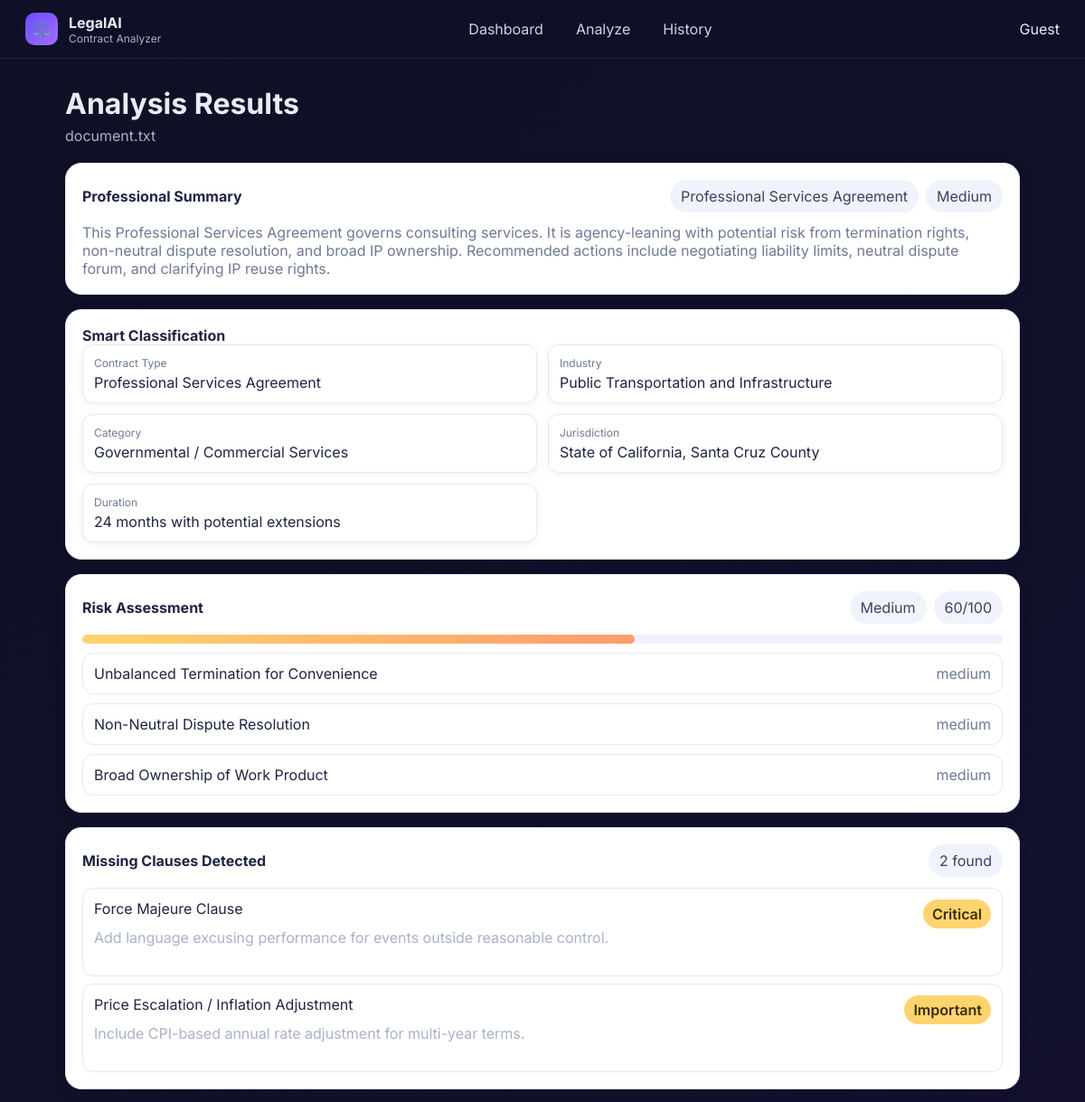
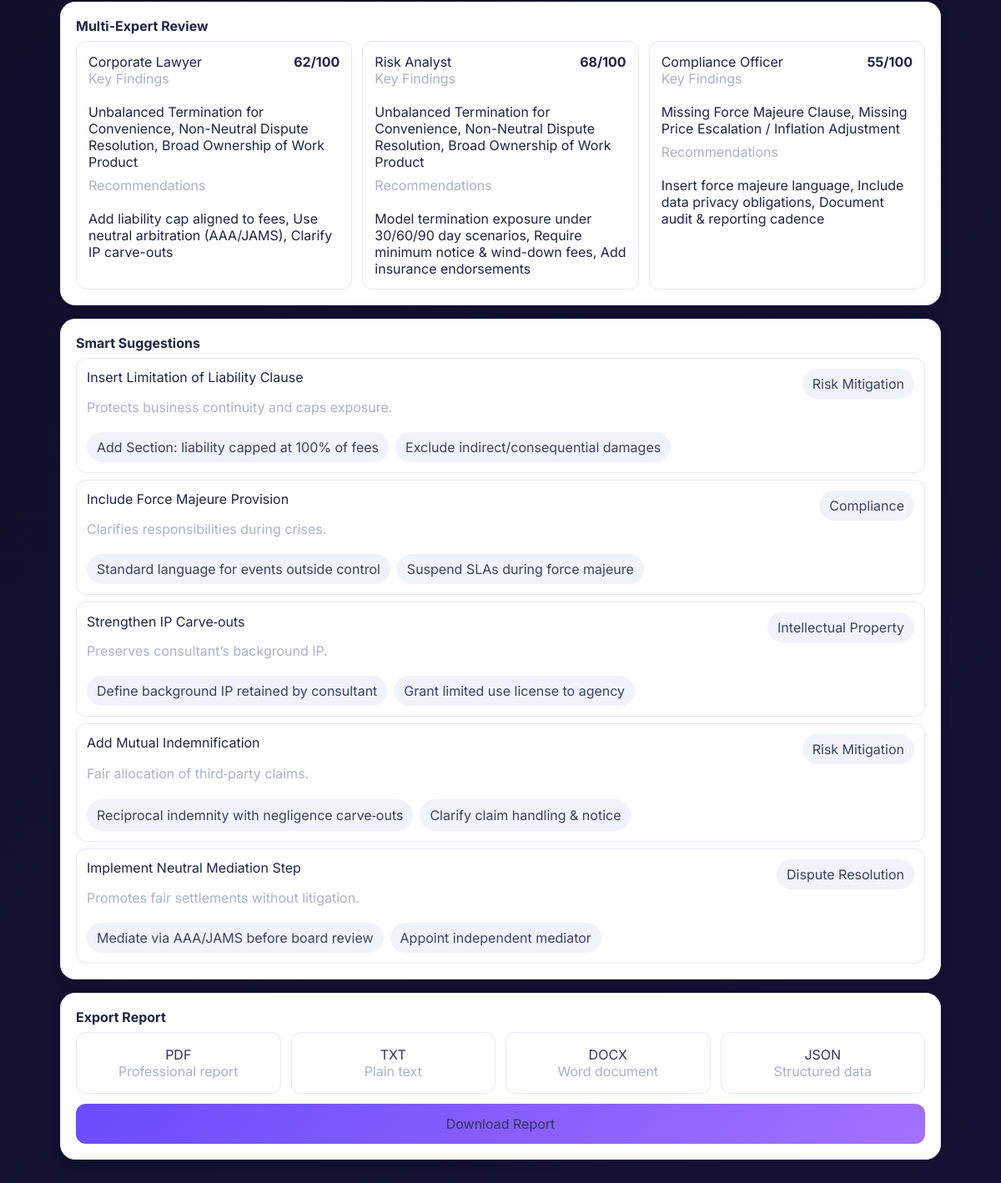
The page /results/7 on the database its author committed (2 pictures, top to bottom).
### app/models.py (models this page shows)
class Analysis(Base):
    __tablename__ = "analyses"
    id = Column(Integer, primary_key=True, index=True)
    user_id = Column(Integer, ForeignKey("users.id"))
    filename = Column(String(255), nullable=False)
    contract_type = Column(String(255), default="-")
    risk_level = Column(String(50), default="-")
    status = Column(String(50), default="Analyzing")
    created_at = Column(DateTime, default=datetime.utcnow)
    updated_at = Column(DateTime, default=datetime.utcnow, onupdate=datetime.utcnow)
    features = Column(String(255), default="")
    summary = Column(Text, default="")
    classification = Column(Text, default="")
    risk_assessment = Column(Text, default="")
    missing_clauses = Column(Text, default="")
    experts_review = Column(Text, default="")
    suggestions = Column(Text, default="")
    json_result = Column(Text, default="")
    user = relationship("User", back_populates="analyses")

### app/main.py (the view)
@app.get("/results/{analysis_id}", response_class=HTMLResponse)
async def results_page(analysis_id: int, request: Request, db: Session = Depends(db_dep)):
    a = db.query(Analysis).filter(Analysis.id == analysis_id).first()
    if not a:
        return RedirectResponse("/history")
    import json
    cls = json.loads(a.classification) if a.classification else {}
    risk = json.loads(a.risk_assessment) if a.risk_assessment else {}
    miss = json.loads(a.missing_clauses) if a.missing_clauses else []
    exp = json.loads(a.experts_review) if a.experts_review else []
    sug = json.loads(a.suggestions) if a.suggestions else []
    return templates.TemplateResponse("results.html", {"request": request, "user": {"name":"Guest"}, "item": a, "cls": cls, "risk": risk, "miss": miss, "exp": exp, "sug": sug})

### templates/results.html
{% extends "base.html" %}
{% block content %}
  <div class="heading">Analysis Results</div>
  <div class="sub">{{ item.filename }}</div>
  <div class="section purple">
    <div class="section-header">
      <div class="section-title">Professional Summary</div>
      <div class="chips">
        <span class="chip">{{ item.contract_type }}</span>
        <span class="chip">{{ item.risk_level if item.risk_level!='-' else 'Unknown' }}</span>
      </div>
    </div>
    {% if item.summary %}
    <div class="section-sub">{{ item.summary }}</div>
    {% endif %}
  </div>
  {% set features = item.features %}
  {% if cls and ('full' in features or 'classification' in features) %}
  <div class="section">
    <div class="section-title">Smart Classification</div>
    <div class="box-grid">
      <div class="box">
        <div class="label">Contract Type</div>
        <div>{{ cls.contract_type }}</div>
      </div>
      <div class="box">
        <div class="label">Industry</div>
        <div>{{ cls.industry }}</div>
      </div>
      <div class="box">
        <div class="label">Category</div>
        <div>{{ cls.category }}</div>
      </div>
      <div class="box">
        <div class="label">Jurisdiction</div>
        <div>{{ cls.jurisdiction }}</div>
      </div>
      <div class="box">
        <div class="label">Duration</div>
        <div>{{ cls.duration }}</div>
      </div>
    </div>
  </div>
  {% endif %}
  {% if risk and ('full' in features or 'risk' in features) %}
  <div class="section">
    <div class="section-header">
      <div class="section-title">Risk Assessment</div>
      <div class="chips"><span class="chip">{{ risk.level }}</span><span class="chip">{{ risk.score }}/100</span></div>
    </div>
    <div class="risk-bar"><div class="fill" style="width:{{ risk.score }}%"></div></div>
    <div class="list" style="margin-top:10px">
      {% for f in risk.factors %}
      <div class="list-item">
        <div>{{ f.title }}</div>
        <div class="sev">{{ f.severity }}</div>
      </div>
      {% endfor %}
    </div>
  </div>
  {% endif %}
  {% if miss and ('full' in features or 'missing' in features) %}
  <div class="section">
    <div class="section-header">
      <div class="section-title">Missing Clauses Detected</div>
      <div class="chip">{{ miss|length }} found</div>
    </div>
    {% for m in miss %}
    <div class="missing-card" style="margin-top:8px">
      <div class="row" style="justify-content:space-between">
        <div>{{ m.title }}</div>
        <span class="badge">{{ m.level }}</span>
      </div>
      <div class="sub">{{ m.suggestion }}</div>
    </div>
    {% endfor %}
  </div>
  {% endif %}
  {% if exp and ('full' in features or 'experts' in features) %}
  <div class="section">
    <div class="section-title">Multi-Expert Review</div>
    <div class="expert-grid" style="margin-top:8px">
      {% for e in exp %}
      <div class="expert">
        <div class="row" style="justify-content:space-between;align-items:center">
          <div>{{ e.persona }}</div>
          <div class="score">{{ e.score }}/100</div>
        </div>
        <div class="sub">Key Findings</div>
        <div>{{ ', '.join(e.key_findings) }}</div>
        <div class="sub" style="margin-top:8px">Recommendations</div>
        <div>{{ ', '.join(e.recommendations) }}</div>
      </div>
      {% endfor %}
    </div>
  </div>
  {% endif %}
  {% if sug and ('full' in features or 'suggestions' in features) %}
  <div class="section">
    <div class="section-title">Smart Suggestions</div>
    {% for s in sug %}
    <div class="suggestion-card" style="margin-top:8px">
      <div class="row" style="justify-content:space-between">
        <div>{{ s.title }}</div>
        <div class="pill">{{ s.tags|join(', ') }}</div>
      </div>
      <div class="sub">{{ s.rationale }}</div>
      <div class="chips" style="margin-top:8px">
        {% for a in s.actions %}
        <span class="chip">{{ a }}</span>
        {% endfor %}
      </div>
    </div>
    {% endfor %}
  </div>
  {% endif %}
  <div class="section">
    <div class="section-title">Export Report</div>
    <div class="export-grid" style="margin-top:8px">
      <a href="/export/{{ item.id }}?fmt=pdf" class="export-box">PDF<br><span class="sub">Professional report</span></a>
      <a href="/export/{{ item.id }}?fmt=txt" class="export-box">TXT<br><span class="sub">Plain text</span></a>
      <a href="/export/{{ item.id }}?fmt=docx" class="export-box">DOCX<br><span class="sub">Word document</span></a>
      <a href="/export/{{ item.id }}?fmt=json" class="export-box">JSON<br><span class="sub">Structured data</span></a>
    </div>
    <a href="/export/{{ item.id }}?fmt=pdf" class="cta-wide">Download Report</a>
  </div>
{% endblock %}

### static/styles.css (style rules this page uses)
* { box-sizing:border-box }
body { margin:0;font-family:Inter,system-ui,-apple-system,Segoe UI,Roboto }
.bg { min-height:100vh;background:linear-gradient(135deg,#0f1025 0%,#1a1242 50%,#0f1025 100%);background-size:400% 400%;animation:bgMove 18s ease infinite;color:#e9ecf6 }
.heading { font-size:32px;font-weight:700;margin-bottom:6px }
.sub { color:#aab1c8;margin-bottom:20px }
.pill { display:inline-flex;align-items:center;gap:8px;background:#f0f3fb;padding:8px 12px;border-radius:999px;color:#3b4263 }
.row { display:flex;gap:16px;flex-wrap:wrap }
.badge { display:inline-block;padding:6px 10px;border-radius:999px;background:#ffd46e;color:#3c2c00;font-weight:600 }
.section { background:#ffffff;border:1px solid #e6e9f3;border-radius:18px;padding:18px;margin-bottom:16px;box-shadow:0 4px 14px rgba(16,16,40,.08);color:#1f2445 }
.section-header { display:flex;align-items:center;justify-content:space-between;margin-bottom:12px }
.section-title { font-weight:700 }
.section-sub { color:#6f7995 }
.section.purple { background:#ffffff;border-color:#e6e9f3 }
.chip { display:inline-flex;align-items:center;gap:8px;padding:8px 12px;border-radius:999px;background:#f0f3fb;color:#3b4263 }
.chips { display:flex;gap:8px;flex-wrap:wrap }
.box-grid { display:grid;grid-template-columns:repeat(2,1fr);gap:12px }
.box { background:#ffffff;border:1px solid #e6e9f3;border-radius:12px;padding:12px;box-shadow:0 2px 10px rgba(16,16,40,.06) }
.box .label { color:#6f7995;font-size:12px;margin-bottom:4px }
.list { display:flex;flex-direction:column;gap:10px }
.list-item { display:flex;align-items:center;justify-content:space-between;border:1px solid #e6e9f3;background:#ffffff;border-radius:12px;padding:12px;color:#1f2445 }
.list-item .sev { color:#6f7995 }
.risk-bar { height:10px;border-radius:999px;background:#edf1fb;overflow:hidden }
.risk-bar .fill { height:10px;border-radius:999px;background:linear-gradient(90deg,#ffd46e,#ff9c6e) }
.missing-card { border:1px solid #e6e9f3;background:#ffffff;border-radius:12px;padding:12px;color:#1f2445 }
.expert-grid { display:grid;grid-template-columns:repeat(3,1fr);gap:12px }
.expert { border:1px solid #e6e9f3;background:#ffffff;border-radius:12px;padding:14px;color:#1f2445 }
.expert .score { font-weight:700 }
.suggestion-card { border:1px solid #e6e9f3;background:#ffffff;border-radius:12px;padding:12px;color:#1f2445 }
.export-grid { display:grid;grid-template-columns:repeat(4,1fr);gap:12px }
.export-box { border:1px solid #e6e9f3;background:#ffffff;border-radius:12px;padding:16px;text-align:center;color:#1f2445 }
.cta-wide { margin-top:12px;width:100%;padding:14px;border-radius:12px;background:linear-gradient(135deg,#6b4bfb,#a271ff);color:#fff;text-align:center;display:inline-block }
.section a, .card a, .tile-card a { color:#2f3360; text-decoration:none }

### rows shown on the page
Analysis: filename "document.txt", contract_type "Professional Services Agreement", risk_level "Medium", summary "This Professional Services Agreement governs consulting services. It is agency-leaning with potential risk from termination rights, non-neutral dispute resolution, and broad IP ownership. Recommended actions include negotiating liability limits, neutral dispute forum, and clarifying IP reuse rights.", level "Medium", title "Unbalanced Termination for Convenience", severity "medium", title "Non-Neutral Dispute Resolution", title "Broad Ownership of Work Product"

### other values the page prints
{{ (user and user.name) or 'Guest' }} "Guest"
{{ cls.industry }} "Public Transportation and Infrastructure"
{{ cls.category }} "Governmental / Commercial Services"
{{ cls.jurisdiction }} "State of California, Santa Cruz County"
{{ cls.duration }} "24 months with potential extensions"
{{ risk.score }} "60"
{{ miss|length }} "2"
{{ m.title }} "Force Majeure Clause" "Price Escalation / Inflation Adjustment"
{{ m.level }} "Critical" "Important"
{{ m.suggestion }} "Add language excusing performance for events outside reasonable control." "Include CPI-based annual rate adjustment for multi-year terms."
{{ e.persona }} "Corporate Lawyer" "Risk Analyst" "Compliance Officer"
{{ e.score }} "62" "68" "55"
{{ ', '.join(e.key_findings) }} "Unbalanced Termination for Convenience, Non-Neutral Dispute Resolution, Broad Ownership of Work Product" "Unbalanced Termination for Convenience, Non-Neutral Dispute Resolution, Broad Ownership of Work Product" "Missing Force Majeure Clause, Missing Price Escalation / Inflation Adjustment"
{{ ', '.join(e.recommendations) }} "Add liability cap aligned to fees, Use neutral arbitration (AAA/JAMS), Clarify IP carve-outs" "Model termination exposure under 30/60/90 day scenarios, Require minimum notice & wind-down fees, Add insurance endorsements" "Insert force majeure language, Include data privacy obligations, Document audit & reporting cadence"
{{ s.title }} "Insert Limitation of Liability Clause" "Include Force Majeure Provision" "Strengthen IP Carve‑outs" "Add Mutual Indemnification" "Implement Neutral Mediation Step"
